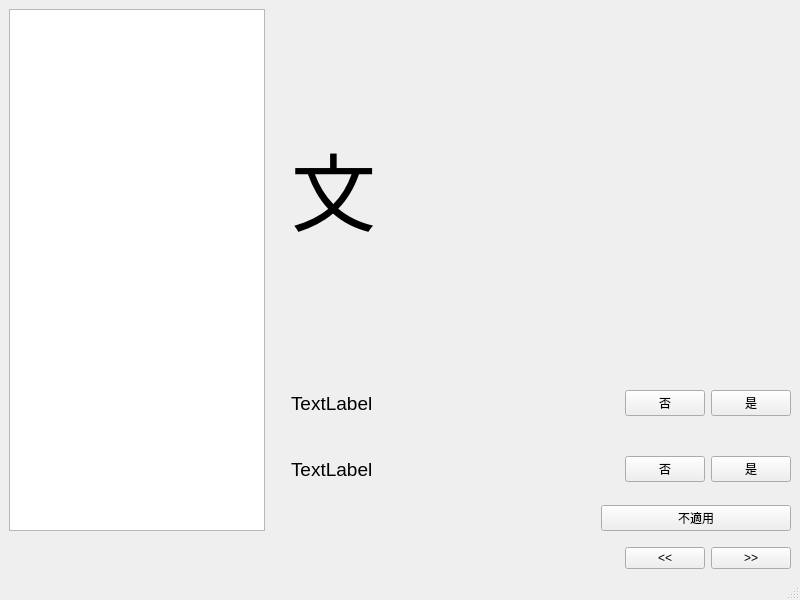
<?xml version="1.0" encoding="UTF-8"?>
<ui version="4.0">
 <class>MainWindow</class>
 <widget class="QMainWindow" name="MainWindow">
  <property name="geometry">
   <rect>
    <x>0</x>
    <y>0</y>
    <width>800</width>
    <height>600</height>
   </rect>
  </property>
  <property name="sizePolicy">
   <sizepolicy hsizetype="Preferred" vsizetype="Preferred">
    <horstretch>0</horstretch>
    <verstretch>0</verstretch>
   </sizepolicy>
  </property>
  <property name="windowTitle">
   <string>Anmorph</string>
  </property>
  <widget class="QWidget" name="centralwidget">
   <layout class="QHBoxLayout" name="horizontalLayout_8">
    <item>
     <layout class="QVBoxLayout" name="verticalLayout_3">
      <item>
       <layout class="QHBoxLayout" name="horizontalLayout_6" stretch="0,0">
        <item>
         <widget class="QListView" name="lvw_words">
          <property name="sizePolicy">
           <sizepolicy hsizetype="Maximum" vsizetype="Expanding">
            <horstretch>0</horstretch>
            <verstretch>0</verstretch>
           </sizepolicy>
          </property>
          <property name="maximumSize">
           <size>
            <width>300</width>
            <height>16777215</height>
           </size>
          </property>
          <property name="font">
           <font>
            <pointsize>16</pointsize>
           </font>
          </property>
         </widget>
        </item>
        <item>
         <layout class="QVBoxLayout" name="verticalLayout_2">
          <property name="leftMargin">
           <number>20</number>
          </property>
          <item>
           <layout class="QHBoxLayout" name="hbox_targets">
            <property name="sizeConstraint">
             <enum>QLayout::SetMinimumSize</enum>
            </property>
            <item>
             <widget class="QLabel" name="lab_target_base">
              <property name="sizePolicy">
               <sizepolicy hsizetype="Preferred" vsizetype="Preferred">
                <horstretch>0</horstretch>
                <verstretch>0</verstretch>
               </sizepolicy>
              </property>
              <property name="font">
               <font>
                <pointsize>64</pointsize>
               </font>
              </property>
              <property name="text">
               <string>文</string>
              </property>
             </widget>
            </item>
           </layout>
          </item>
          <item>
           <layout class="QVBoxLayout" name="verticalLayout">
            <item>
             <layout class="QHBoxLayout" name="horizontalLayout">
              <item>
               <widget class="QLabel" name="lab_item1">
                <property name="sizePolicy">
                 <sizepolicy hsizetype="Expanding" vsizetype="Preferred">
                  <horstretch>0</horstretch>
                  <verstretch>0</verstretch>
                 </sizepolicy>
                </property>
                <property name="minimumSize">
                 <size>
                  <width>0</width>
                  <height>60</height>
                 </size>
                </property>
                <property name="font">
                 <font>
                  <pointsize>14</pointsize>
                 </font>
                </property>
                <property name="text">
                 <string>TextLabel</string>
                </property>
               </widget>
              </item>
              <item>
               <widget class="QPushButton" name="btn_item1_no">
                <property name="text">
                 <string>否</string>
                </property>
                <property name="flat">
                 <bool>false</bool>
                </property>
               </widget>
              </item>
              <item>
               <widget class="QPushButton" name="btn_item1_yes">
                <property name="text">
                 <string>是</string>
                </property>
               </widget>
              </item>
             </layout>
            </item>
            <item>
             <layout class="QHBoxLayout" name="horizontalLayout_3">
              <item>
               <widget class="QLabel" name="lab_item2">
                <property name="sizePolicy">
                 <sizepolicy hsizetype="Expanding" vsizetype="Preferred">
                  <horstretch>0</horstretch>
                  <verstretch>0</verstretch>
                 </sizepolicy>
                </property>
                <property name="minimumSize">
                 <size>
                  <width>0</width>
                  <height>60</height>
                 </size>
                </property>
                <property name="font">
                 <font>
                  <pointsize>14</pointsize>
                 </font>
                </property>
                <property name="text">
                 <string>TextLabel</string>
                </property>
               </widget>
              </item>
              <item>
               <widget class="QPushButton" name="btn_item2_no">
                <property name="text">
                 <string>否</string>
                </property>
               </widget>
              </item>
              <item>
               <widget class="QPushButton" name="btn_item2_yes">
                <property name="text">
                 <string>是</string>
                </property>
               </widget>
              </item>
             </layout>
            </item>
            <item>
             <layout class="QHBoxLayout" name="horizontalLayout_4">
              <item>
               <spacer name="horizontalSpacer">
                <property name="orientation">
                 <enum>Qt::Horizontal</enum>
                </property>
                <property name="sizeHint" stdset="0">
                 <size>
                  <width>40</width>
                  <height>20</height>
                 </size>
                </property>
               </spacer>
              </item>
              <item>
               <widget class="QPushButton" name="btn_na">
                <property name="sizePolicy">
                 <sizepolicy hsizetype="Fixed" vsizetype="Fixed">
                  <horstretch>0</horstretch>
                  <verstretch>0</verstretch>
                 </sizepolicy>
                </property>
                <property name="minimumSize">
                 <size>
                  <width>190</width>
                  <height>0</height>
                 </size>
                </property>
                <property name="text">
                 <string>不適用</string>
                </property>
               </widget>
              </item>
             </layout>
            </item>
           </layout>
          </item>
         </layout>
        </item>
       </layout>
      </item>
      <item>
       <layout class="QHBoxLayout" name="horizontalLayout_7">
        <property name="topMargin">
         <number>10</number>
        </property>
        <item>
         <spacer name="horizontalSpacer_2">
          <property name="orientation">
           <enum>Qt::Horizontal</enum>
          </property>
          <property name="sizeHint" stdset="0">
           <size>
            <width>40</width>
            <height>20</height>
           </size>
          </property>
         </spacer>
        </item>
        <item>
         <widget class="QPushButton" name="btn_prev_entry">
          <property name="sizePolicy">
           <sizepolicy hsizetype="Maximum" vsizetype="Fixed">
            <horstretch>0</horstretch>
            <verstretch>0</verstretch>
           </sizepolicy>
          </property>
          <property name="maximumSize">
           <size>
            <width>100</width>
            <height>16777215</height>
           </size>
          </property>
          <property name="text">
           <string>&lt;&lt;</string>
          </property>
         </widget>
        </item>
        <item>
         <widget class="QPushButton" name="btn_next_entry">
          <property name="sizePolicy">
           <sizepolicy hsizetype="Maximum" vsizetype="Fixed">
            <horstretch>0</horstretch>
            <verstretch>0</verstretch>
           </sizepolicy>
          </property>
          <property name="maximumSize">
           <size>
            <width>100</width>
            <height>16777215</height>
           </size>
          </property>
          <property name="text">
           <string>&gt;&gt;</string>
          </property>
         </widget>
        </item>
       </layout>
      </item>
     </layout>
    </item>
   </layout>
  </widget>
  <widget class="QMenuBar" name="menubar">
   <property name="geometry">
    <rect>
     <x>0</x>
     <y>0</y>
     <width>800</width>
     <height>25</height>
    </rect>
   </property>
  </widget>
  <widget class="QStatusBar" name="statusbar"/>
 </widget>
 <resources/>
 <connections/>
</ui>
